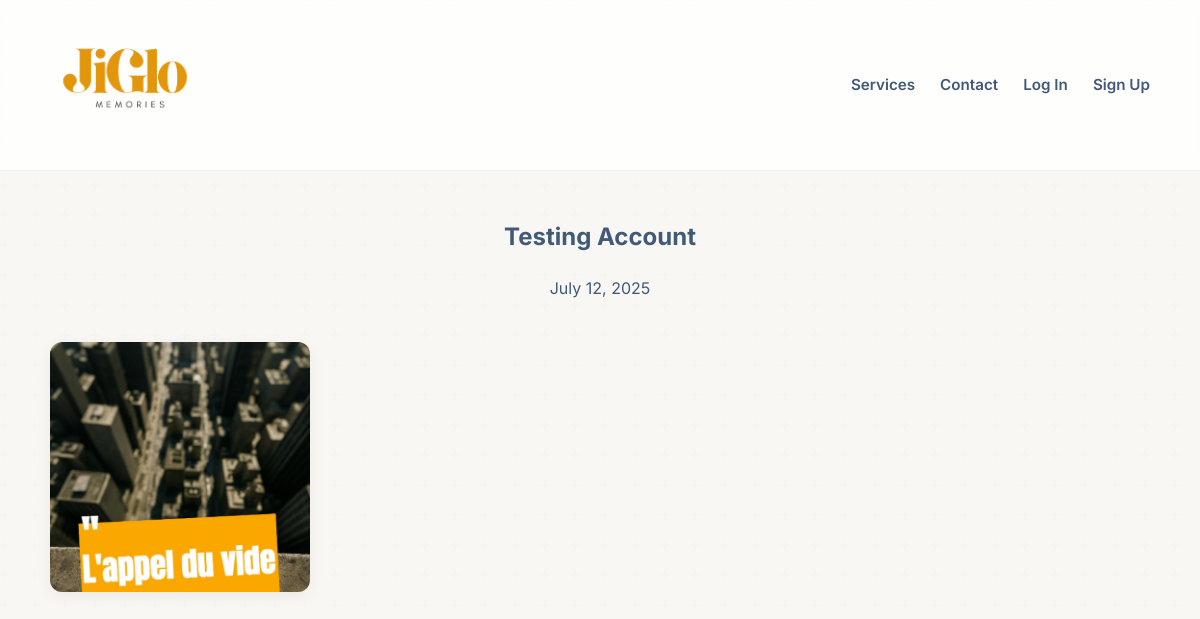
The app's page /events/testing-account/ with its own data.
### crowdcam_app/models.py (models this page shows, shortened)
class Event(models.Model):
    host = models.ForeignKey(settings.AUTH_USER_MODEL, on_delete=models.CASCADE)
    name = models.CharField(max_length=200)
    event_date = models.DateField()
    unique_code = models.SlugField(unique=True, blank=True)
    created_at = models.DateTimeField(auto_now_add=True)
    price = models.DecimalField(max_digits=10, decimal_places=2, default=20.00) # Example price
    is_paid = models.BooleanField(default=False)
    stripe_checkout_id = models.CharField(max_length=255, blank=True)

class Photo(models.Model):
    event = models.ForeignKey(Event, on_delete=models.CASCADE, related_name='photos')
    image = models.ImageField(upload_to='event_photos/')
    uploaded_at = models.DateTimeField(auto_now_add=True)

### crowdcam_app/views.py (the view)
# urls.py: path('events/<slug:unique_code>/', views.event_detail_view, name='event_detail'),
def event_detail_view(request, unique_code):
    event = get_object_or_404(Event, unique_code=unique_code)
    if request.method == 'POST':
        if event.is_paid:
            form = PhotoForm(request.POST, request.FILES)
            if form.is_valid():
                photo = form.save(commit=False)
                photo.event = event
                photo.save()
                return redirect('event_detail', unique_code=event.unique_code)
    else:
        form = PhotoForm()
    photos = event.photos.all().order_by('-uploaded_at')
    context = {
        'event': event,
        'form': form,
        'photos': photos,
    }
    return render(request, 'crowdcam_app/event_detail.html', context)

### crowdcam_app/templates/crowdcam_app/event_detail.html (shortened to what this page needs)
{% extends 'crowdcam_app/base.html' %}
{% block content %}
    <div class="event-title">
        <h2>{{ event.name }}</h2>
        <p>{{ event.event_date }}</p>
    </div>
    <div class="photo-grid">
        {% for photo in photos %}
            <div class="photo-item">
                <img src="{{ photo.image.url }}" alt="Photo for {{ event.name }}">
            </div>
        {% empty %}
            <p style="text-align: center;">No photos have been uploaded yet. Be the first!</p>
        {% endfor %}
    </div>
{% endblock %}

### static/css/style.css (style rules this page uses)
:root { --primary-navy: #0d1b2a; --secondary-blue: #415a77; --light-blue-grey: #778da9; --background-cream: #f8f7f4; --accent-gold: #e8b03e; --accent-gold-hover: #f0c368; --white: #ffffff; --font-heading: 'Lora', serif; --font-body: 'Inter', sans-serif; --shadow-sm: 0 4px 15px rgba(0, 0, 0, 0.06); --shadow-md: 0 10px 25px rgba(0, 0, 0, 0.1); }
body { font-family: var(--font-body); background-color: var(--background-cream); background-image: url('../images/subtle-pattern.svg'); color: var(--secondary-blue); line-height: 1.6; }
.photo-grid { display: grid; grid-template-columns: repeat(auto-fill, minmax(250px, 1fr)); gap: 20px; }
.photo-grid img { width: 100%; height: 250px; object-fit: cover; border-radius: 12px; box-shadow: var(--shadow-sm); transition: transform 0.3s ease; }
.event-title { text-align:center; margin-bottom: 40px; }

### records on screen
Event: name "Testing Account", event_date "July 12, 2025"
Photo: image (picture)
